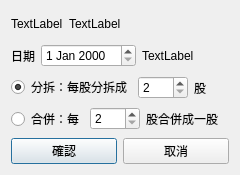
<?xml version="1.0" encoding="UTF-8"?>
<ui version="4.0">
 <class>Dialog</class>
 <widget class="QDialog" name="Dialog">
  <property name="geometry">
   <rect>
    <x>0</x>
    <y>0</y>
    <width>240</width>
    <height>175</height>
   </rect>
  </property>
  <property name="minimumSize">
   <size>
    <width>240</width>
    <height>175</height>
   </size>
  </property>
  <property name="maximumSize">
   <size>
    <width>240</width>
    <height>175</height>
   </size>
  </property>
  <property name="windowTitle">
   <string>股票分拆</string>
  </property>
  <layout class="QVBoxLayout" name="verticalLayout">
   <item>
    <layout class="QHBoxLayout" name="horizontalLayout_2">
     <item>
      <widget class="QLabel" name="qtStockNumberLabel">
       <property name="text">
        <string>TextLabel</string>
       </property>
      </widget>
     </item>
     <item>
      <widget class="QLabel" name="qtStockNameLabel">
       <property name="text">
        <string>TextLabel</string>
       </property>
      </widget>
     </item>
     <item>
      <spacer name="horizontalSpacer_4">
       <property name="orientation">
        <enum>Qt::Horizontal</enum>
       </property>
       <property name="sizeHint" stdset="0">
        <size>
         <width>40</width>
         <height>20</height>
        </size>
       </property>
      </spacer>
     </item>
    </layout>
   </item>
   <item>
    <layout class="QHBoxLayout" name="horizontalLayout_3">
     <item>
      <widget class="QLabel" name="label_2">
       <property name="text">
        <string>日期</string>
       </property>
      </widget>
     </item>
     <item>
      <widget class="QDateEdit" name="qtDateEdit"/>
     </item>
     <item>
      <widget class="QLabel" name="qtWeekdayLabel">
       <property name="text">
        <string>TextLabel</string>
       </property>
      </widget>
     </item>
     <item>
      <spacer name="horizontalSpacer_5">
       <property name="orientation">
        <enum>Qt::Horizontal</enum>
       </property>
       <property name="sizeHint" stdset="0">
        <size>
         <width>40</width>
         <height>20</height>
        </size>
       </property>
      </spacer>
     </item>
    </layout>
   </item>
   <item>
    <layout class="QHBoxLayout" name="horizontalLayout">
     <item>
      <widget class="QRadioButton" name="qtSplitRadioButton">
       <property name="text">
        <string>分拆：每股分拆成</string>
       </property>
       <property name="checked">
        <bool>true</bool>
       </property>
      </widget>
     </item>
     <item>
      <widget class="QSpinBox" name="qtStockSplitSpinBox">
       <property name="minimumSize">
        <size>
         <width>50</width>
         <height>0</height>
        </size>
       </property>
       <property name="minimum">
        <number>2</number>
       </property>
       <property name="maximum">
        <number>99</number>
       </property>
      </widget>
     </item>
     <item>
      <widget class="QLabel" name="label_3">
       <property name="text">
        <string>股</string>
       </property>
      </widget>
     </item>
     <item>
      <spacer name="horizontalSpacer">
       <property name="orientation">
        <enum>Qt::Horizontal</enum>
       </property>
       <property name="sizeHint" stdset="0">
        <size>
         <width>40</width>
         <height>20</height>
        </size>
       </property>
      </spacer>
     </item>
    </layout>
   </item>
   <item>
    <layout class="QHBoxLayout" name="horizontalLayout_6">
     <item>
      <widget class="QRadioButton" name="qtMergeRadioButton">
       <property name="text">
        <string>合併：每</string>
       </property>
      </widget>
     </item>
     <item>
      <widget class="QSpinBox" name="qtStockMergeSpinBox">
       <property name="minimumSize">
        <size>
         <width>50</width>
         <height>0</height>
        </size>
       </property>
       <property name="minimum">
        <number>2</number>
       </property>
       <property name="value">
        <number>2</number>
       </property>
      </widget>
     </item>
     <item>
      <widget class="QLabel" name="label_4">
       <property name="text">
        <string>股合併成一股</string>
       </property>
      </widget>
     </item>
     <item>
      <spacer name="horizontalSpacer_2">
       <property name="orientation">
        <enum>Qt::Horizontal</enum>
       </property>
       <property name="sizeHint" stdset="0">
        <size>
         <width>40</width>
         <height>20</height>
        </size>
       </property>
      </spacer>
     </item>
    </layout>
   </item>
   <item>
    <layout class="QHBoxLayout" name="horizontalLayout_4">
     <item>
      <widget class="QPushButton" name="qtOkPushButton">
       <property name="text">
        <string>確認</string>
       </property>
      </widget>
     </item>
     <item>
      <widget class="QPushButton" name="qtCancelPushButton">
       <property name="text">
        <string>取消</string>
       </property>
      </widget>
     </item>
    </layout>
   </item>
  </layout>
 </widget>
 <resources/>
 <connections/>
</ui>
